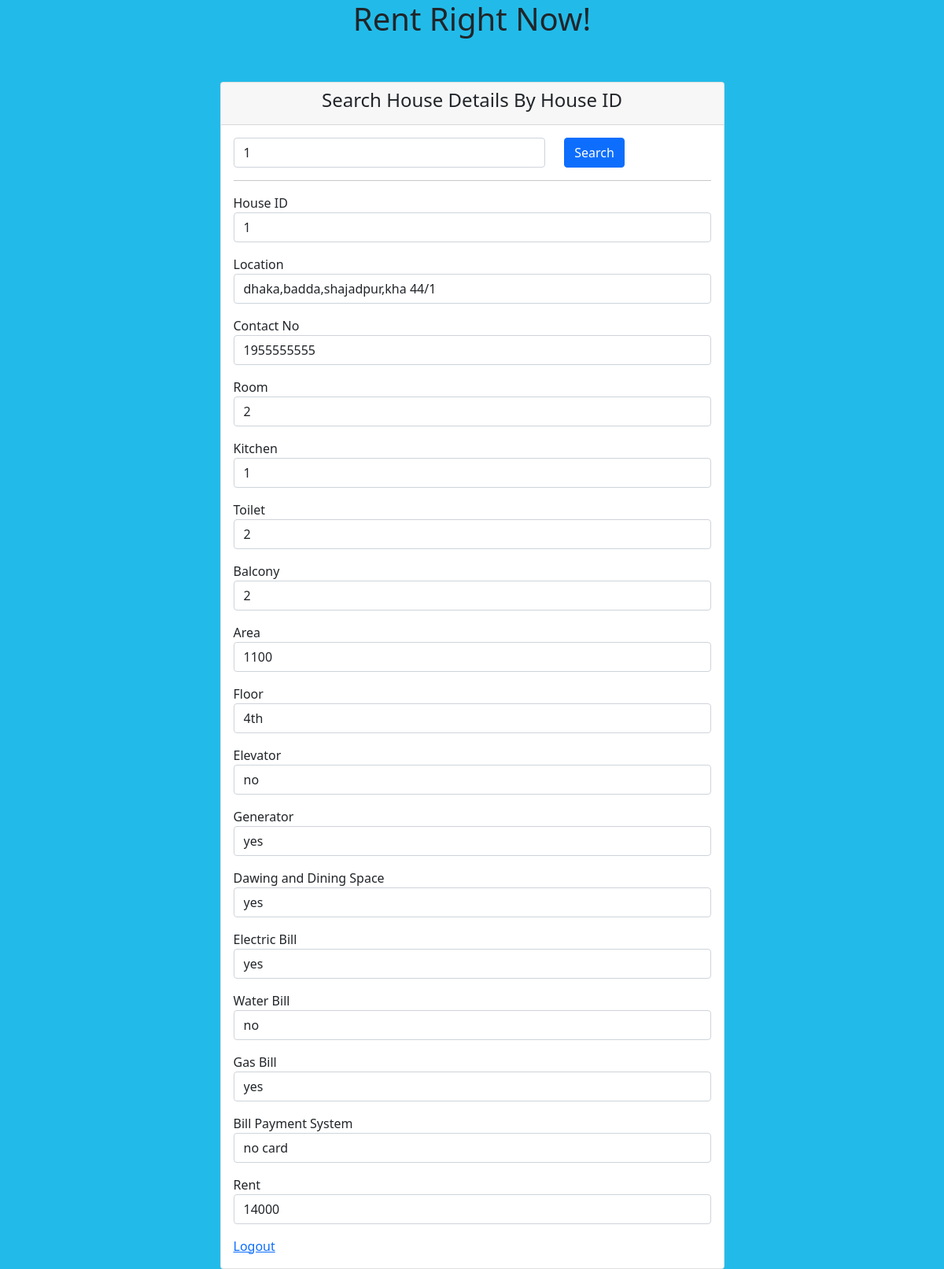
Screenshot of /houseDetails.php?house_id=1 with the database file from the repository.
### tables this page shows
CREATE TABLE `house` (
  `house_id` int(10) NOT NULL,
  `room` int(10) DEFAULT NULL,
  `kitchen` int(10) DEFAULT NULL,
  `toilet` int(10) DEFAULT NULL,
  `balcony` int(10) DEFAULT NULL,
  `area` int(10) DEFAULT NULL,
  `location` char(200) DEFAULT NULL,
  `floor` char(10) DEFAULT NULL,
  `genarator` char(10) DEFAULT NULL,
  `drawing_dining` char(10) DEFAULT NULL,
  `electric_bill` char(10) DEFAULT NULL,
  `water_bill` char(10) DEFAULT NULL,
  `gas_bill` char(10) DEFAULT NULL,
  `bill_pay_system` char(20) DEFAULT NULL,
  `contact` int(11) DEFAULT NULL,
  `lift` char(10) DEFAULT NULL,
  `Date1` char(20) DEFAULT NULL,
  `rent` char(20) DEFAULT NULL
);

### houseDetails.php (the view, shortened to what this page needs)
<!DOCTYPE html>
<html lang="en">
<head>
    <link href="https://cdn.jsdelivr.net/npm/bootstrap@5.0.0-beta1/dist/css/bootstrap.min.css" rel="stylesheet">
</head>
<body><center><h1>Rent Right Now!</h1></center>
    <div class="container">
        <div class="row justify-content-center">
            <div class="col-md-7">
                <div class="card mt-5">
                    <div class="card-header text-center">
                        <h4>Search House Details By House ID</h4>
                    </div>
                    <div class="card-body">
                        <form action="" method="GET">
                            <div class="row">
                                <div class="col-md-8">
                                    <input type="text" name="house_id" value="<?php if(isset($_GET['house_id'])){echo $_GET['house_id'];} ?>" class="form-control">
                                </div>
                                <div class="col-md-4">
                                    <button type="submit" class="btn btn-primary">Search</button>
                                </div>
                            </div>
                        </form>
                        <div class="row">
                            <div class="col-md-12">
                                <hr>
                                <?php
                                    $con = mysqli_connect("localhost","root","","rent_right_now");
                                    if(isset($_GET['house_id']))
                                    {
                                        $house_id = $_GET['house_id'];
                                        $query = "SELECT * FROM house WHERE house_id='$house_id' ";
                                        $query_run = mysqli_query($con, $query);
                                        if(mysqli_num_rows($query_run) > 0)
                                        {
                                            foreach($query_run as $row)
                                            {
                                                ?>
                                                <div class="form-group mb-3">
                                                    <label for="">House ID</label>
                                                    <input type="text" value="<?= $row['house_id']; ?>" class="form-control">
                                                </div>
                                                <div class="form-group mb-3">
                                                    <label for="">Location</label>
                                                    <input type="text" value="<?= $row['location']; ?>" class="form-control">
                                                </div>
                                                <div class="form-group mb-3">
                                                    <label for="">Contact No</label>
                                                    <input type="text" value="<?= $row['contact']; ?>" class="form-control">
                                                </div>
                                                 <div class="form-group mb-3">
                                                    <label for="">Room</label>
                                                    <input type="text" value="<?= $row['room']; ?>" class="form-control">
                                                </div>
                                                 <div class="form-group mb-3">
                                                    <label for="">Kitchen</label>
                                                    <input type="text" value="<?= $row['kitchen']; ?>" class="form-control">
                                                </div>
                                                 <div class="form-group mb-3">
                                                    <label for="">Toilet</label>
                                                    <input type="text" value="<?= $row['toilet']; ?>" class="form-control">
                                                </div>
                                                 <div class="form-group mb-3">
                                                    <label for="">Balcony</label>
                                                    <input type="text" value="<?= $row['balcony']; ?>" class="form-control">
                                                </div>
                                                 <div class="form-group mb-3">
                                                    <label for="">Area</label>
                                                    <input type="text" value="<?= $row['area']; ?>" class="form-control">
                                                </div>
                                                 <div class="form-group mb-3">
                                                    <label for="">Floor</label>
                                                    <input type="text" value="<?= $row['floor']; ?>" class="form-control">
                                                </div>
                                                 <div class="form-group mb-3">
                                                    <label for="">Elevator</label>
                                                    <input type="text" value="<?= $row['lift']; ?>" class="form-control">
                                                </div>
                                                 <div class="form-group mb-3">
                                                    <label for="">Generator</label>
                                                    <input type="text" value="<?= $row['genarator']; ?>" class="form-control">
                                                </div>
                                                 <div class="form-group mb-3">
                                                    <label for="">Dawing and Dining Space</label>
                                                    <input type="text" value="<?= $row['drawing_dining']; ?>" class="form-control">
                                                </div>
                                                 <div class="form-group mb-3">
                                                    <label for="">Electric Bill</label>
                                                    <input type="text" value="<?= $row['electric_bill']; ?>" class="form-control">
                                                </div>
                                                <div class="form-group mb-3">
                                                    <label for="">Water Bill</label>
                                                    <input type="text" value="<?= $row['water_bill']; ?>" class="form-control">
                                                </div>
                                                <div class="form-group mb-3">
                                                    <label for="">Gas Bill</label>
                                                    <input type="text" value="<?= $row['gas_bill']; ?>" class="form-control">
                                                </div>
                                                <div class="form-group mb-3">
                                                    <label for="">Bill Payment System</label>
                                                    <input type="text" value="<?= $row['bill_pay_system']; ?>" class="form-control">
                                                </div>
                                                <div class="form-group mb-3">
                                                    <label for="">Rent</label>
                                                    <input type="text" value="<?= $row['rent']; ?>" class="form-control">
                                                </div>
                                                <a href="index.php">Logout</a>
                                                <?php
                                            }
                                        }
                                        else
                                        {
                                            echo "No Record Found";
                                        }
                                    }
                                ?>
                            </div>
                        </div>
                    </div>
                </div>
            </div>
        </div>
    </div>
</body>
</html>

### houseDetails.php (style rules this page uses)
body { background-color: rgb(34,187,233); }

### rows the page displays
house: house_id "1", location "dhaka,badda,shajadpur,kha 44/1", contact "1955555555", room "2", kitchen "1", toilet "2", balcony "2", area "1100", floor "4th", lift "no", genarator "yes", drawing_dining "yes", electric_bill "yes", water_bill "no", gas_bill "yes", bill_pay_system "no card", rent "14000"
